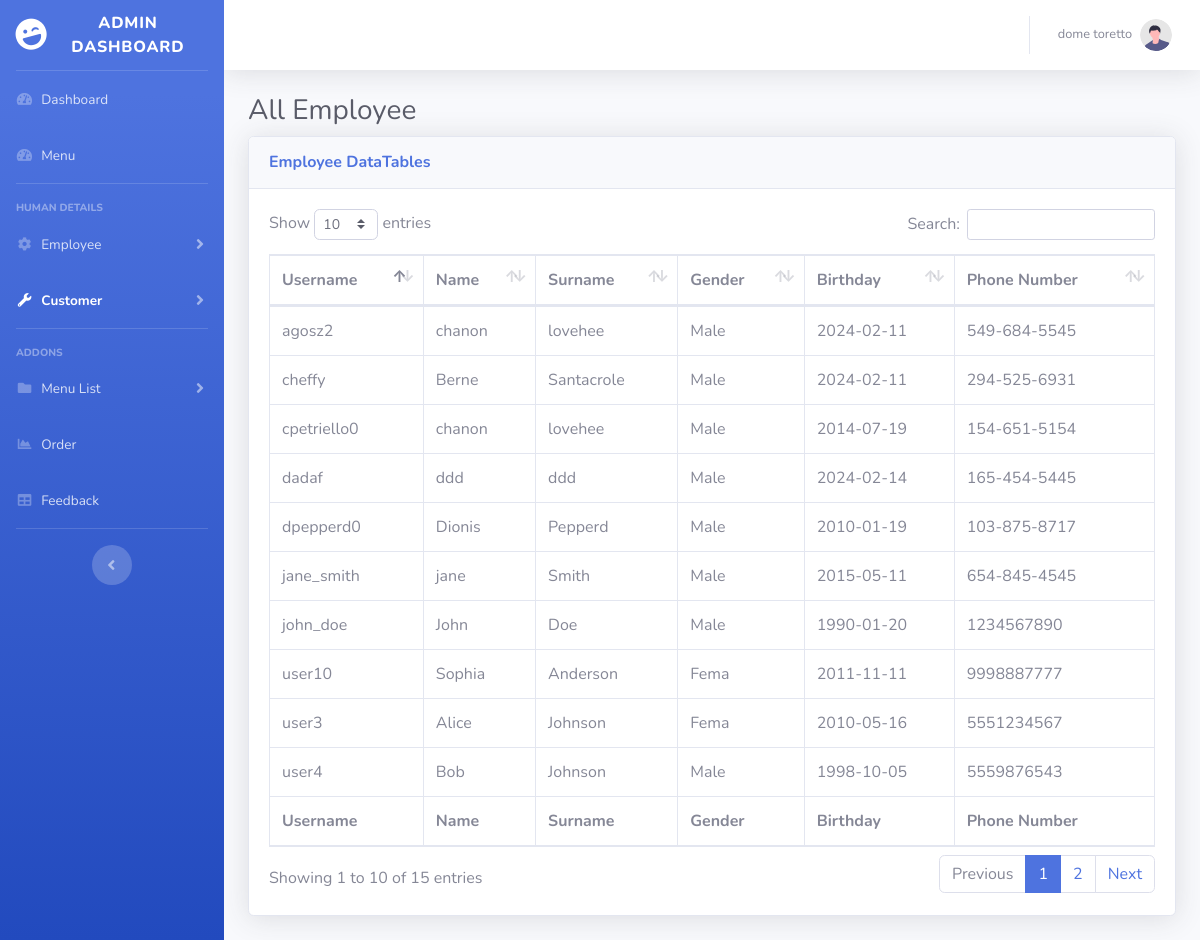
Page /Dashboard/table4.php (signed in) on the earlier database version.
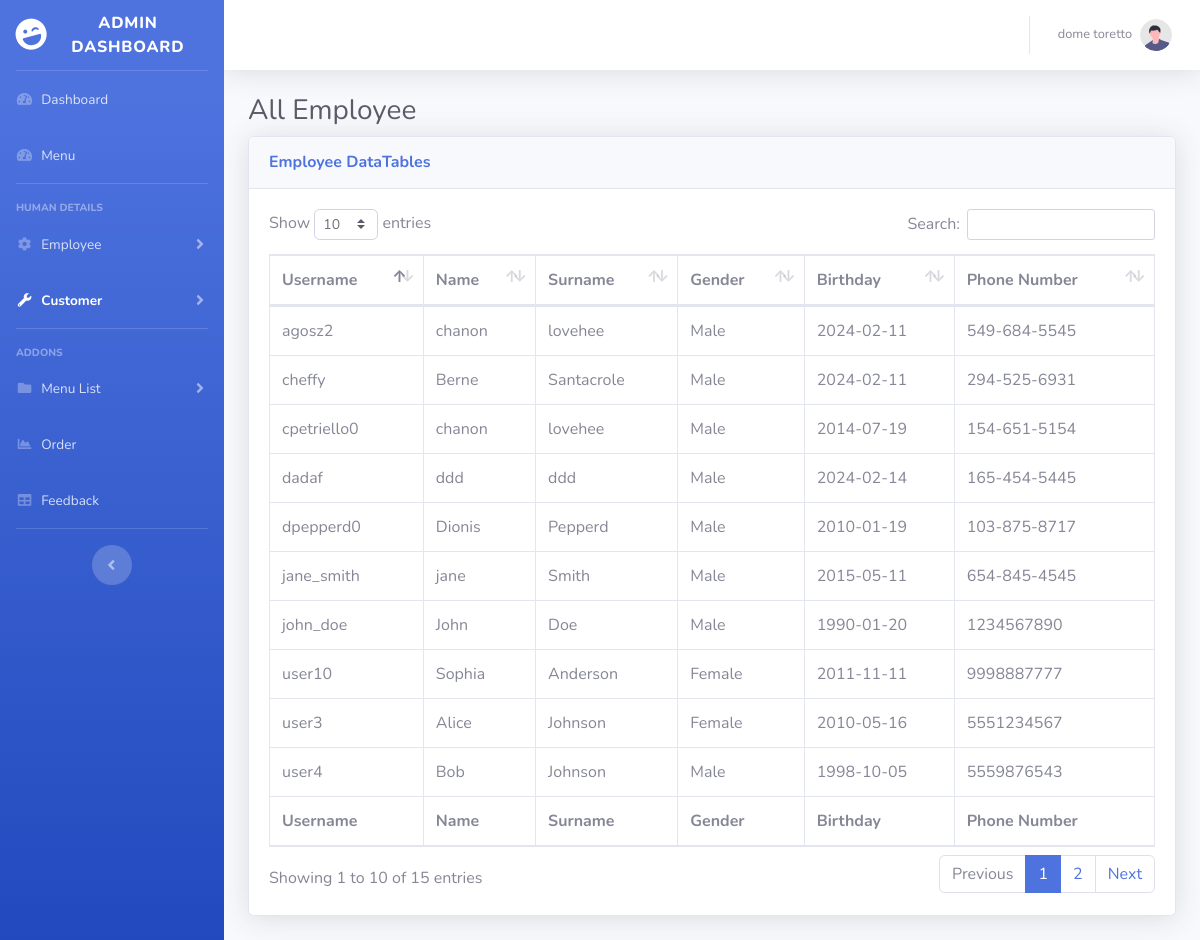
Same page on the later database version.
### tables this page shows
CREATE TABLE `customer` (
  `cus_customerID` int(10) NOT NULL,
  `cus_username` varchar(40) NOT NULL,
  `cus_password` varchar(40) NOT NULL,
  `cus_firstname` varchar(40) NOT NULL,
  `cus_lastname` varchar(40) NOT NULL,
  `cus_phoneNumber` varchar(12) NOT NULL,
  `cus_gender` varchar(255) NOT NULL,
  `cus_birthday` date NOT NULL,
  `cus_email` varchar(255) NOT NULL
);

### Dashboard/table4.php (the view, shortened to what the changed rows need)
<?php
include '../condb/database.php';
?>
<!DOCTYPE html>
<html lang="en">
<head>
    <link href="vendor/fontawesome-free/css/all.min.css" rel="stylesheet" type="text/css">
    <link href="css/sb-admin-2.min.css" rel="stylesheet">
    <link href="vendor/datatables/dataTables.bootstrap4.min.css" rel="stylesheet">
</head>
<body id="page-top">
    <div id="wrapper">
        <div id="content-wrapper" class="d-flex flex-column">
            <div id="content">
                <div class="container-fluid">
                    <h1 class="h3 mb-2 text-gray-800">All Employee</h1>
                    <div class="card shadow mb-4">
                        <div class="card-body">
                            <div class="table-responsive">
                                <table class="table table-bordered" id="dataTable" width="100%" cellspacing="0">
                                    <thead>
                                        <tr>
                                            <th>Username</th>
                                            <th>Name</th>
                                            <th>Surname</th>
                                            <th>Gender</th>
                                            <th>Birthday</th>
                                            <th>Phone Number</th>
                                        </tr>
                                    </thead>
                                    <tfoot>
                                        <tr>
                                            <th>Username</th>
                                            <th>Name</th>
                                            <th>Surname</th>
                                            <th>Gender</th>
                                            <th>Birthday</th>
                                            <th>Phone Number</th>
                                        </tr>
                                    </tfoot>
                                    <tbody>
                                        <?php $customer = mysqli_query($conn, "SELECT * FROM customer") ?>
                                        <?php $cus_row = mysqli_num_rows($customer); ?>
                                        <?php if ($cus_row > 0) : ?>
                                            <?php while ($cus = mysqli_fetch_array($customer)) : ?>
                                                <tr>
                                                    <td><?php echo $cus['cus_username'] ?></td>
                                                    <td><?php echo $cus['cus_firstname'] ?></td>
                                                    <td><?php echo $cus['cus_lastname'] ?></td>
                                                    <td><?php echo $cus['cus_gender'] ?></td>
                                                    <td><?php echo $cus['cus_birthday'] ?></td>
                                                    <td><?php echo $cus['cus_phoneNumber'] ?></td>
                                                </tr>
                                            <?php endwhile; ?>
                                        <?php endif; ?>
                                    </tbody>
                                </table>
                            </div>
                        </div>
                    </div>
                </div>
            </div>
        </div>
    </div>
</body>
</html>

Differences in the rows shown:
changed customer "user3": cus_gender "Fema" → "Female"
changed customer "user10": cus_gender "Fema" → "Female"
